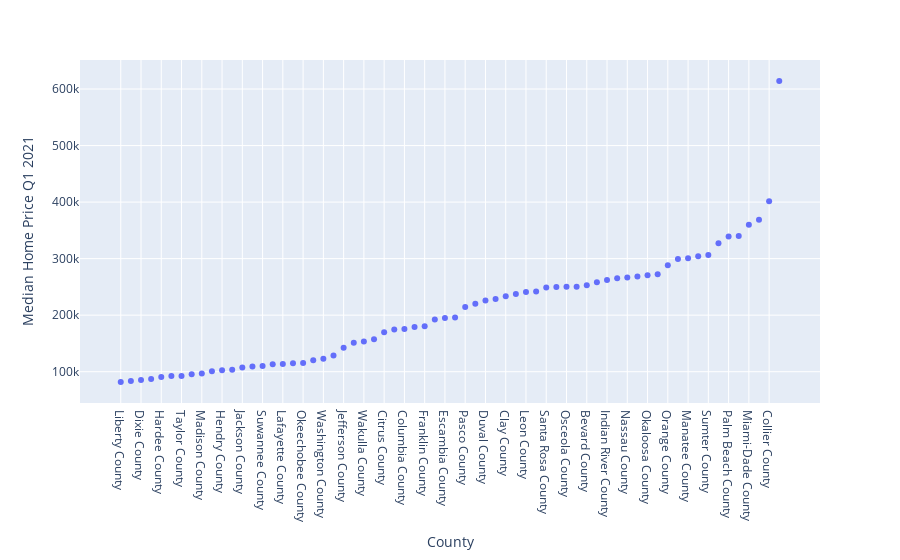

The notebook cell saved with this chart:
### Code cell
# Scatter plot showing Florida median home prices per county in ascending order
px.scatter(re_data_sorted_by_median_home_price, x="County", y="Median Home Price Q1 2021")

### Figure 1 — Plotly figure (JSON) as saved in the notebook; plotly's stock layout.template omitted (floating-point values rounded to 4 significant figures)
{"data": [{"hovertemplate": "County=%{x}<br>Median Home Price Q1 2021=%{y}<extra></extra>", "legendgroup": "", "marker": {"color": "#636efa", "symbol": "circle"}, "mode": "markers", "name": "", "orientation": "v", "showlegend": false, "type": "scatter", "x": ["Liberty County", "Glades County", "Dixie County", "Hamilton County", "Hardee County", "Calhoun County", "Taylor County", "DeSoto County", "Madison County", "Holmes County", "Hendry County", "Gadsden County", "Jackson County", "Putnam County", "Suwannee County", "Gilchrist County", "Lafayette County", "Levy County", "Okeechobee County", "Bradford County", "Washington County", "Union County", "Jefferson County", "Baker County", "Wakulla County", "Highlands County", "Citrus County", "Gulf County", "Columbia County", "Marion County", "Franklin County", "Hernando County", "Escambia County", "Polk County", "Pasco County", "Bay County", "Duval County", "Volusia County", "Clay County", "Alachua County", "Leon County", "Lake County", "Santa Rosa County", "St. Lucie County", "Osceola County", "Charlotte County", "Bevard County", "Pinellas County", "Indian River County", "Walton County", "Nassau County", "Lee County", "Okaloosa County", "Hillsborough County", "Orange County", "Seminole County", "Manatee County", "Sarasota County", "Sumter County", "Broward County", "Palm Beach County", "Martin County", "Miami-Dade County", "St. Johns County", "Collier County", "Monroe County"], "xaxis": "x", "y": [81608, 83347, 85303, 87041, 90627, 92366, 92475, 95300, 96821, 100733, 102689, 103279, 107579, 109101, 110079, 113344, 113773, 114860, 115186, 120402, 123010, 128661, 142436, 151241, 153639, 157457, 169954, 174626, 175713, 179292, 180386, 192135, 194925, 196031, 214575, 220032, 226045, 228766, 233558, 237288, 241021, 242017, 248977, 249703, 250343, 250482, 252790, 258339, 262291, 265362, 266550, 268314, 270401, 272517, 288408, 299331, 300807, 304351, 306438, 327349, 339226, 340082, 360149, 368792, 401446, 614398], "yaxis": "y"}], "layout": {"autosize": true, "legend": {"tracegroupgap": 0}, "margin": {"t": 60}, "xaxis": {"anchor": "y", "autorange": true, "domain": [0, 1], "range": [-4.129, 69.13], "title": {"text": "County"}, "type": "category"}, "yaxis": {"anchor": "x", "autorange": true, "domain": [0, 1], "range": [32540.0, 663500.0], "title": {"text": "Median Home Price Q1 2021"}, "type": "linear"}}}
